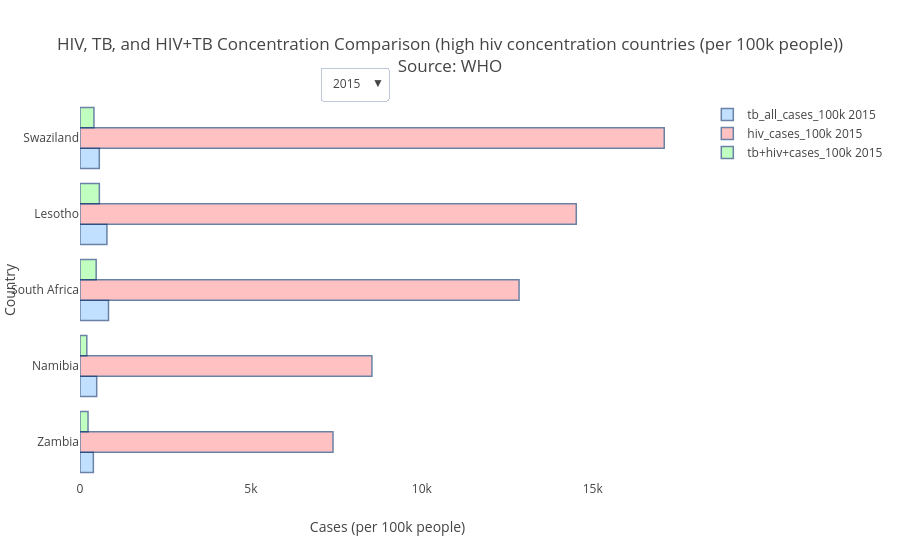

The cell this chart's notebook holds for it:
### Code cell
create_x_vs_multi_y_bar('country', ['tb_all_cases_100k', 'hiv_cases_100k', 'tb+hiv+cases_100k'], 
                        tbcombined_hivsort_top_new, True, x_axis_title='Cases (per 100k people)', y_axis_title='Country', title='HIV, TB, and HIV+TB Concentration Comparison (high hiv concentration countries (per 100k people))')

### Figure 1 — Plotly figure (JSON) as saved in the notebook; plotly's stock layout.template omitted (floating-point values rounded to 4 significant figures)
{"data": [{"marker": {"color": "rgb(153, 204, 255)", "line": {"color": "rgb(8,48,107)", "width": 1.5}}, "name": "tb_all_cases_100k 2015", "opacity": 0.6, "orientation": "h", "type": "bar", "visible": true, "x": [391, 489, 834, 788, 565], "y": ["Zambia", "Namibia", "South Africa", "Lesotho", "Swaziland"]}, {"marker": {"color": "rgb(255, 153, 153)", "line": {"color": "rgb(8,48,107)", "width": 1.5}}, "name": "hiv_cases_100k 2015", "opacity": 0.6, "orientation": "h", "type": "bar", "visible": true, "x": [7402, 8541, 12846, 14520, 17094], "y": ["Zambia", "Namibia", "South Africa", "Lesotho", "Swaziland"]}, {"marker": {"color": "rgb(153, 255, 153)", "line": {"color": "rgb(8,48,107)", "width": 1.5}}, "name": "tb+hiv+cases_100k 2015", "opacity": 0.6, "orientation": "h", "type": "bar", "visible": true, "x": [235, 199, 473, 566, 408], "y": ["Zambia", "Namibia", "South Africa", "Lesotho", "Swaziland"]}, {"marker": {"color": "rgb(153, 204, 255)", "line": {"color": "rgb(8,48,107)", "width": 1.5}}, "name": "tb_all_cases_100k 2010", "opacity": 0.6, "orientation": "h", "type": "bar", "visible": false, "x": [416, 643, 948, 1119, 1246], "y": ["Zimbabwe", "Namibia", "South Africa", "Lesotho", "Swaziland"]}, {"marker": {"color": "rgb(255, 153, 153)", "line": {"color": "rgb(8,48,107)", "width": 1.5}}, "name": "hiv_cases_100k 2010", "opacity": 0.6, "orientation": "h", "type": "bar", "visible": false, "x": [8587, 8661, 12398, 13926, 15086], "y": ["Zimbabwe", "Namibia", "South Africa", "Lesotho", "Swaziland"]}, {"marker": {"color": "rgb(153, 255, 153)", "line": {"color": "rgb(8,48,107)", "width": 1.5}}, "name": "tb+hiv+cases_100k 2010", "opacity": 0.6, "orientation": "h", "type": "bar", "visible": false, "x": [322, 353, 571, 854, 1009], "y": ["Zimbabwe", "Namibia", "South Africa", "Lesotho", "Swaziland"]}, {"marker": {"color": "rgb(153, 204, 255)", "line": {"color": "rgb(8,48,107)", "width": 1.5}}, "name": "tb_all_cases_100k 2005", "opacity": 0.6, "orientation": "h", "type": "bar", "visible": false, "x": [602, 920, 1279, 932, 1292], "y": ["Zambia", "Namibia", "Lesotho", "South Africa", "Swaziland"]}, {"marker": {"color": "rgb(255, 153, 153)", "line": {"color": "rgb(8,48,107)", "width": 1.5}}, "name": "hiv_cases_100k 2005", "opacity": 0.6, "orientation": "h", "type": "bar", "visible": false, "x": [7805, 8880, 12462, 13443, 13579], "y": ["Zambia", "Namibia", "Lesotho", "South Africa", "Swaziland"]}, {"marker": {"color": "rgb(153, 255, 153)", "line": {"color": "rgb(8,48,107)", "width": 1.5}}, "name": "tb+hiv+cases_100k 2005", "opacity": 0.6, "orientation": "h", "type": "bar", "visible": false, "x": [406, 545, 962, 571, 1040], "y": ["Zambia", "Namibia", "Lesotho", "South Africa", "Swaziland"]}, {"marker": {"color": "rgb(153, 204, 255)", "line": {"color": "rgb(8,48,107)", "width": 1.5}}, "name": "tb_all_cases_100k 2000", "opacity": 0.6, "orientation": "h", "type": "bar", "visible": false, "x": [392, 711, 585, 832, 914], "y": ["Malawi", "Namibia", "South Africa", "Swaziland", "Botswana"]}, {"marker": {"color": "rgb(255, 153, 153)", "line": {"color": "rgb(8,48,107)", "width": 1.5}}, "name": "hiv_cases_100k 2000", "opacity": 0.6, "orientation": "h", "type": "bar", "visible": false, "x": [8755, 8957, 11805, 12221, 15548], "y": ["Malawi", "Namibia", "South Africa", "Swaziland", "Botswana"]}, {"marker": {"color": "rgb(153, 255, 153)", "line": {"color": "rgb(8,48,107)", "width": 1.5}}, "name": "tb+hiv+cases_100k 2000", "opacity": 0.6, "orientation": "h", "type": "bar", "visible": false, "x": [290, 422, 349, 660, 648], "y": ["Malawi", "Namibia", "South Africa", "Swaziland", "Botswana"]}], "layout": {"title": "HIV, TB, and HIV+TB Concentration Comparison (high hiv concentration countries (per 100k people))<br>Source: WHO", "updatemenus": [{"buttons": [{"args": ["visible", [true, true, true, false, false, false, false, false, false, false, false, false]], "label": "2015", "method": "restyle"}, {"args": ["visible", [false, false, false, true, true, true, false, false, false, false, false, false]], "label": "2010", "method": "restyle"}, {"args": ["visible", [false, false, false, false, false, false, true, true, true, false, false, false]], "label": "2005", "method": "restyle"}, {"args": ["visible", [false, false, false, false, false, false, false, false, false, true, true, true]], "label": "2000", "method": "restyle"}], "x": 0.5, "yanchor": "bottom"}], "xaxis": {"title": "Cases (per 100k people)"}, "yaxis": {"title": "Country"}}}
